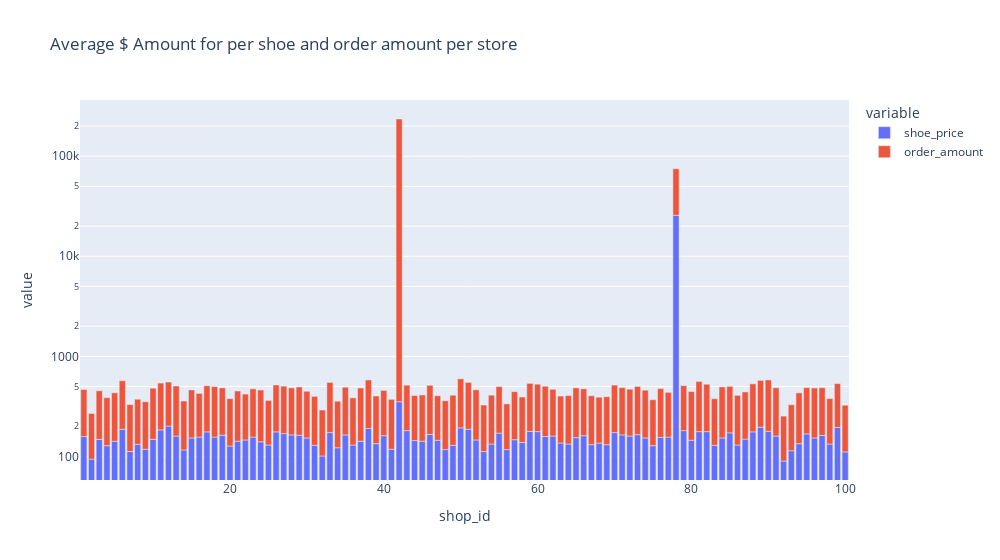

Source (notebook cell):
### Code cell
px.bar(
    per_store_mean_df,
    x = per_store_mean_df.index,
    y = ['shoe_price' , 'order_amount'],
    log_y=True,
    width=1000,
    title= 'Average $ Amount for per shoe and order amount per store '
     
)

### Figure 1 — Plotly figure (JSON) as saved in the notebook; plotly's stock layout.template omitted (floating-point values rounded to 4 significant figures)
{"data": [{"alignmentgroup": "True", "hovertemplate": "variable=shoe_price<br>shop_id=%{x}<br>value=%{y}<extra></extra>", "legendgroup": "shoe_price", "marker": {"color": "#636efa", "pattern": {"shape": ""}}, "name": "shoe_price", "offsetgroup": "shoe_price", "orientation": "v", "showlegend": true, "textposition": "auto", "type": "bar", "x": [1, 2, 3, 4, 5, 6, 7, 8, 9, 10, 11, 12, 13, 14, 15, 16, 17, 18, 19, 20, 21, 22, 23, 24, 25, 26, 27, 28, 29, 30, 31, 32, 33, 34, 35, 36, 37, 38, 39, 40, 41, 42, 43, 44, 45, 46, 47, 48, 49, 50, 51, 52, 53, 54, 55, 56, 57, 58, 59, 60, 61, 62, 63, 64, 65, 66, 67, 68, 69, 70, 71, 72, 73, 74, 75, 76, 77, 78, 79, 80, 81, 82, 83, 84, 85, 86, 87, 88, 89, 90, 91, 92, 93, 94, 95, 96, 97, 98, 99, 100], "xaxis": "x", "y": [158, 94, 148, 128, 142, 187, 112, 132, 118, 148, 184, 201, 160, 116, 153, 156, 176, 156, 163, 127, 142, 146, 156, 140, 130, 176, 169, 164, 163, 153, 129, 101, 173, 122, 164, 130, 142, 190, 134, 161, 118, 352, 181, 144, 142, 166, 145, 117, 129, 193, 187, 146, 112, 133, 171, 117, 147, 138, 178, 177, 158, 160, 136, 133, 154, 161, 131, 136, 131, 173, 164, 160, 165, 153, 128, 155, 156, 25725, 181, 145, 177, 177, 129, 153, 172, 130, 149, 176, 196, 178, 160, 90, 114, 134, 168, 153, 162, 133, 195, 111], "yaxis": "y"}, {"alignmentgroup": "True", "hovertemplate": "variable=order_amount<br>shop_id=%{x}<br>value=%{y}<extra></extra>", "legendgroup": "order_amount", "marker": {"color": "#EF553B", "pattern": {"shape": ""}}, "name": "order_amount", "offsetgroup": "order_amount", "orientation": "v", "showlegend": true, "textposition": "auto", "type": "bar", "x": [1, 2, 3, 4, 5, 6, 7, 8, 9, 10, 11, 12, 13, 14, 15, 16, 17, 18, 19, 20, 21, 22, 23, 24, 25, 26, 27, 28, 29, 30, 31, 32, 33, 34, 35, 36, 37, 38, 39, 40, 41, 42, 43, 44, 45, 46, 47, 48, 49, 50, 51, 52, 53, 54, 55, 56, 57, 58, 59, 60, 61, 62, 63, 64, 65, 66, 67, 68, 69, 70, 71, 72, 73, 74, 75, 76, 77, 78, 79, 80, 81, 82, 83, 84, 85, 86, 87, 88, 89, 90, 91, 92, 93, 94, 95, 96, 97, 98, 99, 100], "xaxis": "x", "y": [308.8, 174.3, 305.2, 258.5, 290.3, 383.5, 218, 241.0, 234, 332.3, 356.7, 352.7, 345.4, 242, 308.9, 270.1, 332.1, 342.6, 320.9, 251.6, 308.7, 273.8, 317.7, 320.7, 232.9, 341.2, 334.9, 320.4, 331.6, 295.1, 269.0, 190.0, 376.3, 234.2, 328, 254.8, 340.2, 390.9, 268, 295.2, 254, 235100.0, 333.9, 262.2, 269.3, 347.4, 259.1, 242.8, 279.9, 403.5, 361.8, 316.9, 214.1, 276.6, 327.8, 218.2, 296.8, 254.9, 359.0, 350.2, 344.4, 308.8, 265.0, 272.2, 330.8, 312.9, 272.6, 254.6, 264.2, 343.1, 323.0, 309.6, 335.7, 306, 240.8, 321.1, 280.8, 49210.0, 328.5, 299.7, 384, 349.8, 248.8, 342.3, 329.3, 277.5, 292.3, 355.5, 379.1, 403.2, 325.9, 162.9, 214.5, 297.8, 318.8, 330, 324, 245.4, 339.4, 213.7], "yaxis": "y"}], "layout": {"barmode": "relative", "legend": {"title": {"text": "variable"}, "tracegroupgap": 0}, "title": {"text": "Average $ Amount for per shoe and order amount per store "}, "width": 1000, "xaxis": {"anchor": "y", "domain": [0, 1], "title": {"text": "shop_id"}}, "yaxis": {"anchor": "x", "domain": [0, 1], "title": {"text": "value"}, "type": "log"}}}
